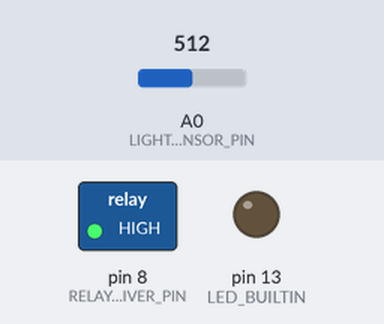
Bench run of a sketch on a simulated Arduino Uno, built with avr-gcc and run on an emulated ATmega328P. Parts: switched loads named in the sketch (green lamp = pin HIGH), output pins drawn as LEDs (lit = HIGH). Dashed ring = blinking. The inputs (shaded band) are chosen by the test bench; at power-on: A0 (LIGHT_SENSOR_PIN) = 512. Random numbers use the default seed unless the sketch sets one.

Above: at 2.1 s.
At 10.11 s:
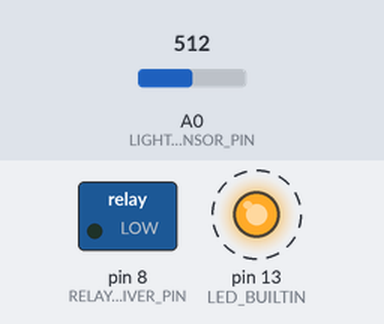
10.3 s: A0 (LIGHT_SENSOR_PIN) set to 307
13.3 s: A0 (LIGHT_SENSOR_PIN) set to 283
At 15.2 s:
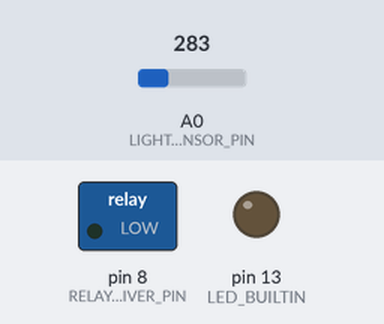
Timing chart, 0 to 20.8 s (numbered marks = the images above; inputs shaded):
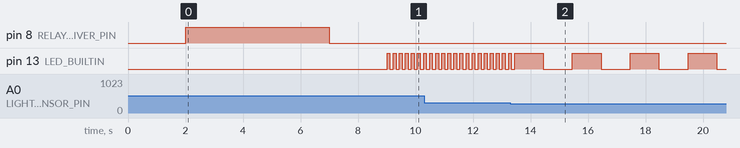

The sketch:

watchmanv1-1.ino
```cpp
#include <Streaming.h>


//Outputs
const long RELAY1_DRIVER_PIN = 8; //Variable timing at night
long active = 0;

//Inputs
const long LIGHT_SENSOR_PIN = A0;
long LIGHT_SENSOR_VALUE = 0;

//Thresholds
#ifdef ONTEST
  const long LIGHT_ON_SENSOR_THRESHOLD = 100;
  const long LIGHT_OFF_SENSOR_THRESHOLD = 75;
#else
  const long LIGHT_ON_SENSOR_THRESHOLD = 850;
  const long LIGHT_OFF_SENSOR_THRESHOLD = 300;
#endif

//Timing
unsigned long now = 0;
unsigned long starting = 0;
unsigned long timer = 0;
unsigned long ending = 0;
long scount = 0;  //time till start
long ecount = 0;  //time till end

//Used to set schedules
boolean setSchedule = true;

void setup()
{
  randomSeed(analogRead(0));
  pinMode(RELAY1_DRIVER_PIN, OUTPUT);

  // initialize digital pin LED_BUILTIN as an output.
  pinMode(LED_BUILTIN, OUTPUT);

  delay(2000);
  digitalWrite(RELAY1_DRIVER_PIN, HIGH);
  delay(5000);
  digitalWrite(RELAY1_DRIVER_PIN, LOW);
  delay(2000);
}

void loop()
{

  LIGHT_SENSOR_VALUE = smooth(LIGHT_SENSOR_PIN, 10);           //Sample the ambient light

  now = millis();                           //Set the timing baseline

  //Only operate at night
  if ( LIGHT_SENSOR_VALUE > LIGHT_ON_SENSOR_THRESHOLD )
  {

    flash(1);

    if (setSchedule == true)  //Check if a new schedule needs to be set
    {

      #ifdef ONTEST
        starting = now + randMinutes(1, 3);  //Minutes interval at which to turn on the lights
        timer = randMinutes(1, 3);
      #else
        starting = now + randMinutes(45, 90);  //Minutes interval at which to turn on the lights
        timer = randMinutes(2, 7);
      #endif

      ending = starting + timer;  //Number of minutes to keep the lights on
      setSchedule = false;   //Schedule has been set
    }

  }
  else if ( LIGHT_SENSOR_VALUE < LIGHT_OFF_SENSOR_THRESHOLD )
  { //Keep running till the end of the schedule. e.g. When dusk is transitioning to dawn.

    setSchedule = false;
    flash(2);
  }
  else
  {
    flash(0);
  }


  if ( now <= starting )
  { //Wait for starting time
    scount = starting - now;
  }
  else if ((now > starting) && (now < ending))
  { //Perform
    ecount = ending - now;
    digitalWrite(RELAY1_DRIVER_PIN, HIGH);  //Switch lights on
    active = 1;
  }
  else
  { //Finish
    digitalWrite(RELAY1_DRIVER_PIN, LOW); //Switch lights off
    setSchedule = true;      //Allow creation of a new schedule
    active = 0;
  }
}


//Generate a random interval of minutes based on a range
unsigned long randMinutes(int lower, int higher)
{
  unsigned long myMinutes = random(lower, higher);
  unsigned long mySeconds = myMinutes * 60;
  unsigned long myMillis = mySeconds * 1000;
  return myMillis;
}


//Convert milliseconds to seconds
long SSS2ss(long value)
{
  return (value / 1000);
}


//Running average smoothing for an input
long smooth(int inputPin, int numSamples)
{
  long total = 0;                  // the running total
  long average = 0;                // the average

  for (int pos = 0; pos < numSamples; pos++)
  {
    total = total + analogRead(inputPin);
    delay(1);
  }

  average = total / numSamples;
  return average;
}

//Define different flashing sequence depending on ambient light level
void flash(int statusl)
{

  if (statusl == 1)
  {
    digitalWrite(LED_BUILTIN, HIGH);
    delay(200);
    digitalWrite(LED_BUILTIN, LOW);
    delay(200);
    digitalWrite(LED_BUILTIN, HIGH);
    delay(200);
    digitalWrite(LED_BUILTIN, LOW);
    delay(200);
    digitalWrite(LED_BUILTIN, HIGH);
    delay(200);
    digitalWrite(LED_BUILTIN, LOW);
    delay(500);
    digitalWrite(LED_BUILTIN, HIGH);
    delay(200);
    digitalWrite(LED_BUILTIN, LOW);
    delay(2000);
  }
  else if (statusl == 2)
  {
    digitalWrite(LED_BUILTIN, HIGH);
    delay(1000);
    digitalWrite(LED_BUILTIN, LOW);
    delay(1000);
  }
  else
  {
    digitalWrite(LED_BUILTIN, HIGH);
    delay(100);
    digitalWrite(LED_BUILTIN, LOW);
    delay(100);

  }

}
```

Measured:
- the behaviour switches between 300 and 299 on A0 (LIGHT_SENSOR_PIN) (found by bisection; images 1 and 2)
- by itself, pin 13 (LED_BUILTIN): repeats every 2.0 s: HIGH 1.0 s, LOW 1.0 s
